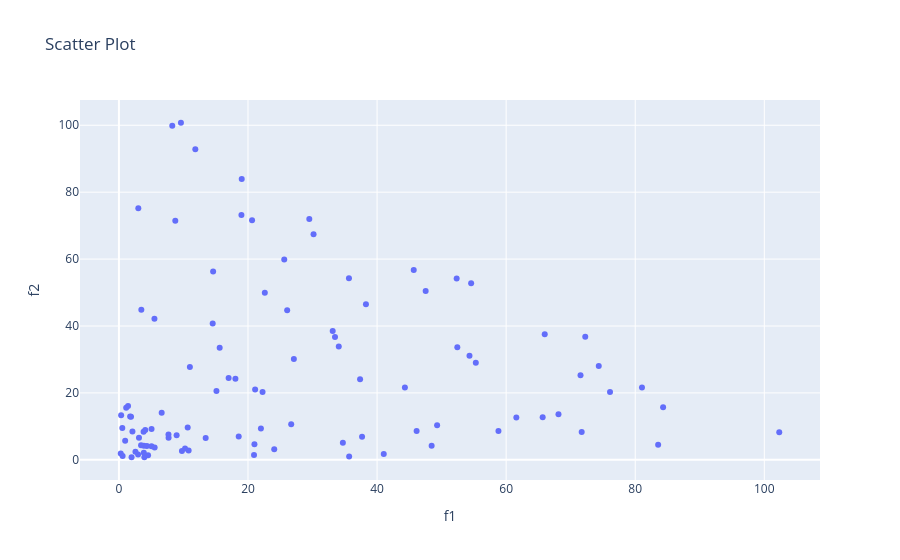

Write notebook code for a chart like this one.
### Markdown cell above
## Scatter Plot - Objective Space - 2 Variables and 2 Objective functions

### Code cell
scatter = px.scatter(
            df1,
            x=df1["f1"],
            y=df1["f2"],
            labels={"df1[f1]": "f1", "df1[f2]": "f2"},
            title="Scatter Plot",
        )
scatter.show()
